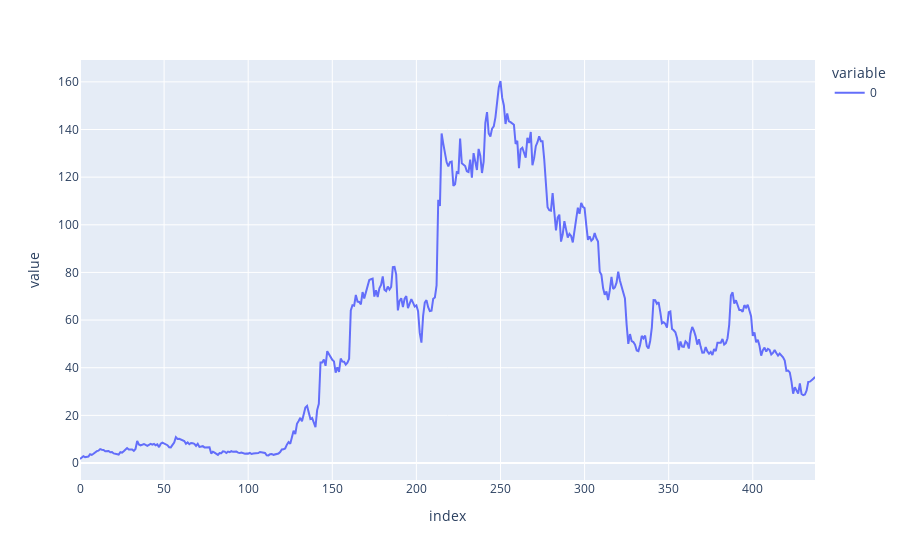

Source (notebook cell):
### Code cell
apply_LSTM(df1, split_percentage=0.75)

### Figure 1 — Plotly figure (JSON) as saved in the notebook; plotly's stock layout.template omitted (floating-point values rounded to 4 significant figures; data arrays with more than 128 entries replaced by an {"elided": "..."} marker saying what was removed)
{"data": [{"hovertemplate": "variable=0<br>index=%{x}<br>value=%{y}<extra></extra>", "legendgroup": "0", "line": {"color": "#636efa", "dash": "solid"}, "mode": "lines", "name": "0", "orientation": "v", "showlegend": true, "type": "scatter", "x": {"elided": "438 int values"}, "xaxis": "x", "y": {"elided": "438 float values"}, "yaxis": "y"}], "layout": {"legend": {"title": {"text": "variable"}, "tracegroupgap": 0}, "margin": {"t": 60}, "xaxis": {"anchor": "y", "domain": [0, 1], "title": {"text": "index"}}, "yaxis": {"anchor": "x", "domain": [0, 1], "title": {"text": "value"}}}}
